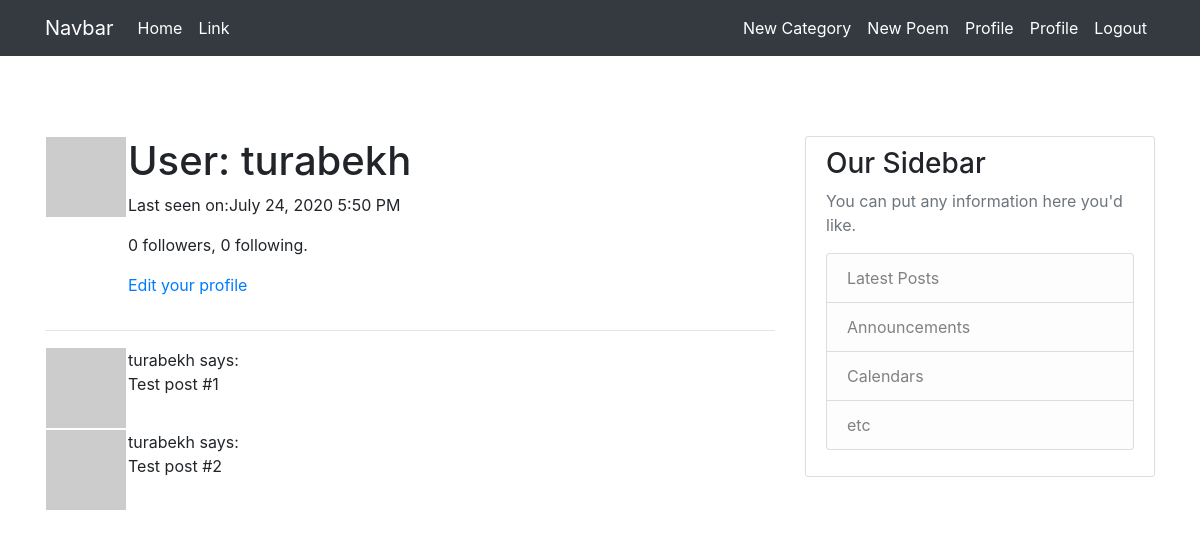
The app's page /user/turabekh (signed in), older data.
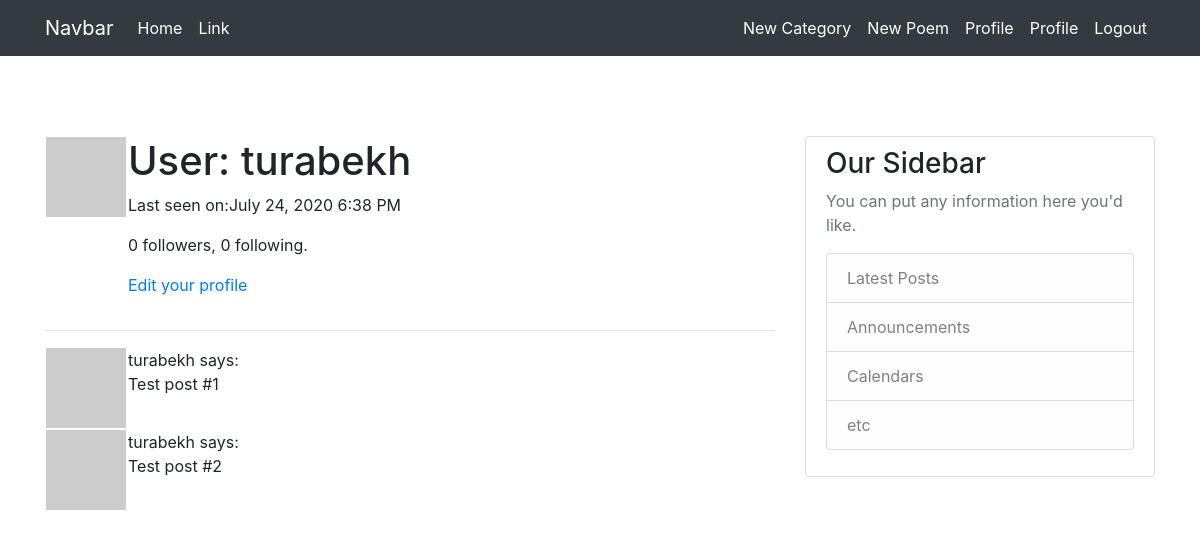
The same page, newer data.
### app/models.py (models this page shows, shortened)
class User(UserMixin, db.Model):
    id = db.Column(db.Integer, primary_key=True)
    username = db.Column(db.String(64), index=True, unique=True)
    email = db.Column(db.String(120), index=True, unique=True)
    image_file = db.Column(db.String(120), nullable=True)
    password_hash = db.Column(db.String(128))
    about_me = db.Column(db.String(140))
    last_seen = db.Column(db.DateTime, default=datetime.utcnow)
    poems = db.relationship('Poem', backref='author', lazy='dynamic')
    followed = db.relationship(
        'User', secondary=followers,
        primaryjoin=(followers.c.follower_id == id),
        secondaryjoin=(followers.c.followed_id == id),
        backref=db.backref('followers', lazy='dynamic'), lazy='dynamic')
    def avatar(self, size):
        digest = md5(self.email.lower().encode('utf-8')).hexdigest()
        return 'https://www.gravatar.com/avatar/{}?d=identicon&s={}'.format(
            digest, size)

### app/routes.py (the view)
@app.route('/user/<username>')
@login_required
def user(username):
    user = User.query.filter_by(username=username).first_or_404()
    poems = [
        {'author': user, 'body': 'Test post #1'},
        {'author': user, 'body': 'Test post #2'}
    ]
    if current_user.image_file:
        image_file = url_for('static', filename='profile_pics/' + current_user.image_file)
    else:
        image_file = None
    form = EmptyForm()
    return render_template('user.html', user=user, poems=poems, image_file=image_file, form=form)

### app/models.py (called while the page is built)
@login.user_loader
def load_user(id):
    return User.query.get(int(id))

### app/routes.py (called while the page is built)
@app.before_request
def before_request():
    if current_user.is_authenticated:
        current_user.last_seen = datetime.utcnow()
        db.session.commit()

### app/templates/user.html (shortened to what this page needs)
{% extends "base.html" %}
{% block content %}
    <table>
        <tr valign="top">
            {% if image_file %}
            <td><img src="{{ image_file }}"></td>
            {% else %}
            <td><img src="{{ user.avatar(128) }}"></td>
            {% endif %}
            <td>
                <h1>User: {{ user.username }}</h1>
                {% if user.last_seen %}<p>Last seen on:{{ moment(user.last_seen).format('LLL') }}</p>{% endif %}
                <p>{{ user.followers.count() }} followers, {{ user.followed.count() }} following.</p>
                {% if user == current_user %}
                <p><a href="{{ url_for('edit_profile') }}">Edit your profile</a></p>
                {% endif %}
            </td>
        </tr>
    </table>
    <hr>
    {% for poem in poems %}
    <table>
        <tr valign="top">
            {% if image_file  %}
            <td><img src="{{ image_file }} " class="img-thumbnail" style="width: 40px; height: 40px;" ></td>
            {% else %}
            <td><img src="{{ user.avatar(48) }}"></td>
            {% endif %}
            <td>{{ poem.author.username }} says:<br>{{ poem.body }}</td>
        </tr>
    </table>
    {% endfor %}
{% endblock %}

### app/templates/base.html (shortened to what this page needs)
<!doctype html>
<html lang="en">
  <head>
    <link rel="stylesheet" href="https://stackpath.bootstrapcdn.com/bootstrap/4.5.0/css/bootstrap.min.css">
    <link rel="stylesheet" type="text/css" href="{{ url_for('static', filename='main.css') }}">
  </head>
  <body class="bg-secondary-gradient">
    <header>
        {% include "partials/nav.html" %}
    </header>
    <main>
        <div class="container">
          <div class="row">
            <div class="col-md-8">
                {% block content %}{% endblock %}
            </div>
            <div class="col-md-4">
                <div class="content-section">
                  <h3>Our Sidebar</h3>
                  <p class='text-muted'>You can put any information here you'd like.
                      <ul class="list-group">
                          <li class="list-group-item list-group-item-light">Latest Posts</li>
                          <li class="list-group-item list-group-item-light">Announcements</li>
                          <li class="list-group-item list-group-item-light">Calendars</li>
                          <li class="list-group-item list-group-item-light">etc</li>
                          </ul>
                      </p>
                  </div>
            </div>
          </div>
        </div>
    </main>
  </body>
</html>

### app/templates/partials/nav.html (shortened to what this page needs)
<nav class="navbar navbar-expand-lg navbar-dark bg-dark">
    <div class="container">
        <a class="navbar-brand text-white" href="#">Navbar</a>
        <div class="collapse navbar-collapse" id="navbarSupportedContent">
          <ul class="navbar-nav mr-auto">
            <li class="nav-item active">
              <a class="nav-link text-white" href="{{ url_for('index') }}">Home <span class="sr-only">(current)</span></a>
            </li>
            <li class="nav-item">
              <a class="nav-link text-white" href="#">Link</a>
            </li>
          </ul>
          <ul class="navbar-nav">
            {% if current_user.is_authenticated %}
            <li class="nav-item">
              <a class="nav-link text-white" href="{{ url_for('create_category') }}">New Category</a>
            </li>
            <li class="nav-item">
              <a class="nav-link text-white" href="{{ url_for('create_poem') }}">New Poem</a>
            </li>
            <li class="nav-item">
              <a class="nav-link text-white" href="{{ url_for('user', username=current_user.username) }}">Profile</a>
            </li>
              <li class="nav-item">
                <a class="nav-link text-white" href="{{ url_for('user', username=current_user.username) }}">Profile</a>
              </li>
              <li class="nav-item">
                  <a class="nav-link text-white" href="{{ url_for('logout') }}">Logout</a>
              </li>
            {% endif %}
          </ul>
        </div>
    </div>
</nav>

### app/static/main.css (style rules this page uses)
.content-section { background: #ffffff; padding: 10px 20px; border: 1px solid #dddddd; border-radius: 3px; margin-bottom: 20px; }
main { margin-top: 5rem; }

Row changes from the older to the newer data that the page shows:
changed User "turabekh": last_seen "July 24, 2020 5:50 PM" → "July 24, 2020 6:38 PM"
